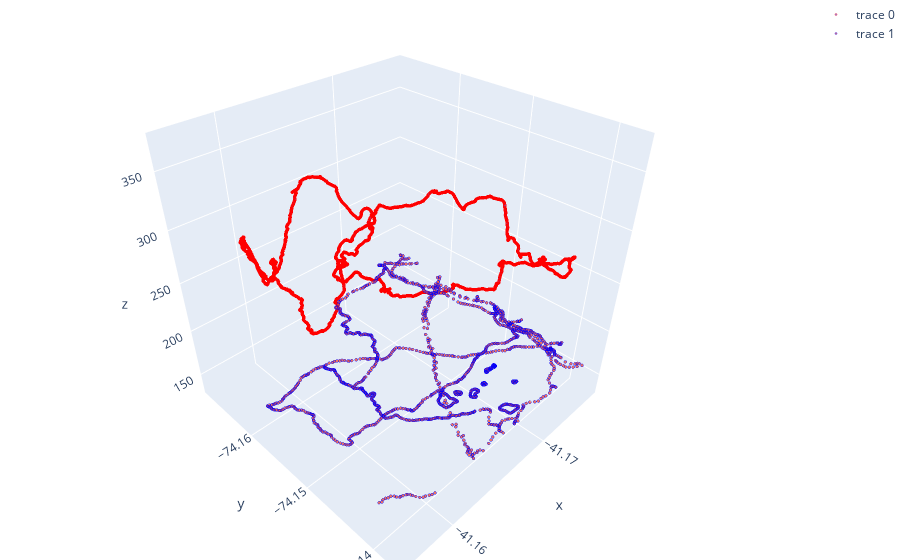

Here is the notebook cell this chart was saved with:
### Code cell
show([(data[:,0]*(-1), data[:,1],data[:,2], 1, 'red'),(osm[:,0]*(-1), osm[:,1],osm[:,2], 1, 'blue')],
    (min_lat, max_lat), (min_lon, max_lon))

### Figure 1 — Plotly figure (JSON) as saved in the notebook; plotly's stock layout.template omitted (floating-point values rounded to 4 significant figures; data arrays with more than 128 entries replaced by an {"elided": "..."} marker saying what was removed)
{"data": [{"marker": {"line": {"color": "red", "width": 0.5}, "opacity": 0.8, "size": 1}, "mode": "markers", "type": "scatter3d", "x": {"elided": "14792 float values"}, "y": {"elided": "14792 float values"}, "z": {"elided": "14792 float values"}}, {"marker": {"line": {"color": "blue", "width": 0.5}, "opacity": 0.8, "size": 1}, "mode": "markers", "type": "scatter3d", "x": {"elided": "1467 float values"}, "y": {"elided": "1467 float values"}, "z": {"elided": "1467 int values"}}], "layout": {"margin": {"b": 0, "l": 0, "r": 0, "t": 0}, "xaxis": {"range": [41.16, 41.18]}, "yaxis": {"range": [-74.17, -74.14]}}}
